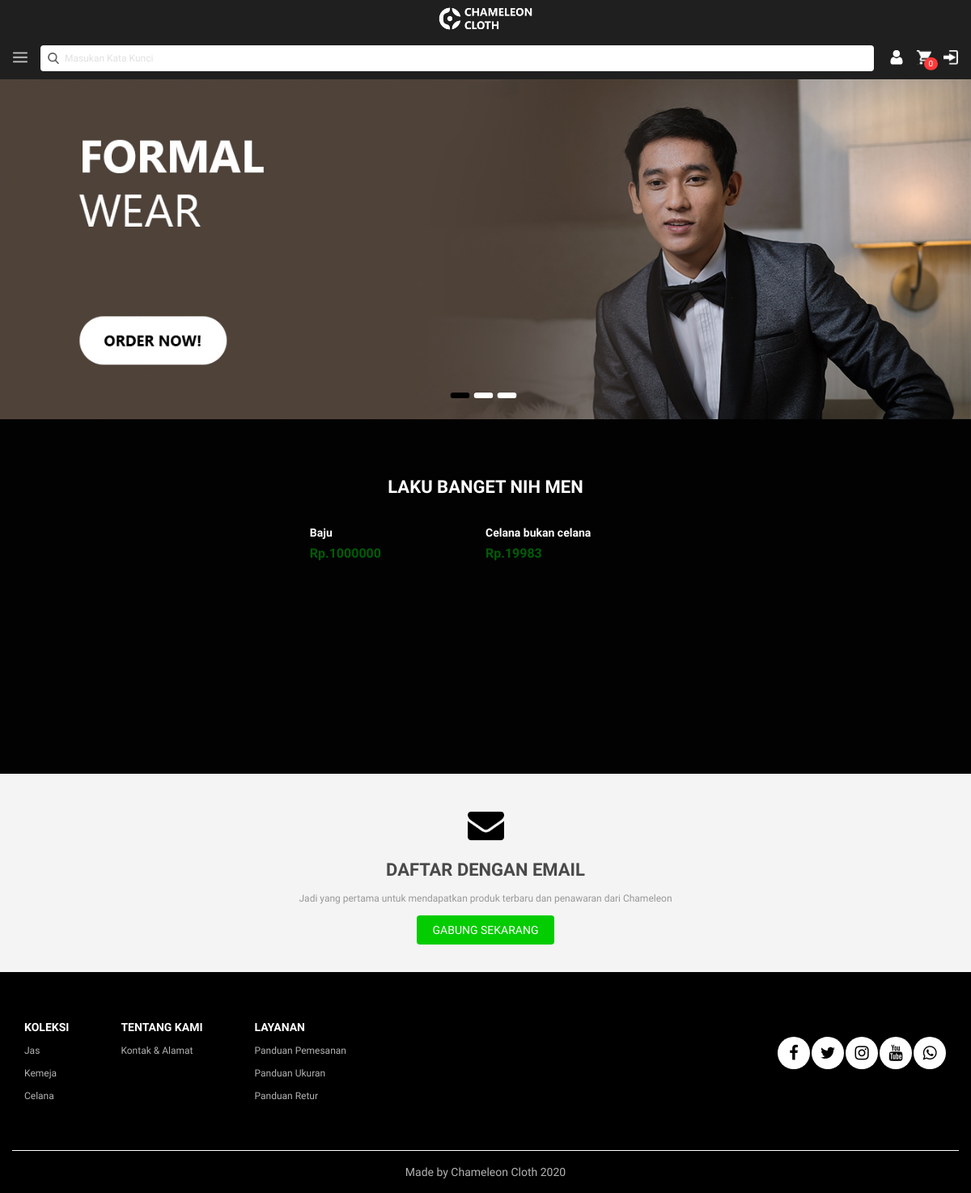
Page /user/home on the committed database.
### tables this page shows
CREATE TABLE `produk` (
  `id_produk` varchar(36) NOT NULL,
  `kode_produk` varchar(30) NOT NULL,
  `nama_produk` varchar(150) NOT NULL,
  `deskripsi_produk` text NOT NULL,
  `stok_produk` int(3) NOT NULL,
  `harga_produk` float NOT NULL,
  `id_kategori` varchar(36) NOT NULL,
  `warna_produk` varchar(30) NOT NULL,
  `size_produk` varchar(10) NOT NULL,
  `thumbnail_produk` text NOT NULL,
  `video_link` text NOT NULL,
  `created_at` datetime NOT NULL,
  `updated_at` datetime NOT NULL
);

### application/controllers/user/Home.php (called while the page is built, shortened)
<?php
class Home extends MY_Controller{
    public function __construct(){
        $this->load->model('Produk_model', 'produk');
        $this->load->model('Pengguna_model', 'user');
        $this->load->model('Kategori_model', 'kategori');
        $this->load->model('Cart_model', 'cart');
        $this->load->model('Alamat_model', 'alamat');
        $this->load->model('Detailcart_model', 'cart_item');
        $this->load->model('Transaksi_model', 'transaksi');
        $this->load->library('bcrypt');
        $this->load->library('form_validation');
    }
    public function index(){
        $thumbnail = array();
            $data['produk'] = $this->produk->order_by("kode_produk", "ASC");
            $data['produk'] = $this->produk->getJoin("kategori","kategori.id_kategori=produk.id_kategori","inner");
            $data['produk'] = $this->produk->getData()->result_array();
            foreach ($data['produk'] as $row) {
                $foto = explode(',', $row['thumbnail_produk']);
                $thumbnail[$row['id_produk']] = $foto[0];
            }
            $data['thumbnail'] = $thumbnail;
            if ($this->userIsLoggedIn()) {
                $data['id_cart'] = $this->cart->getWhere("id_pengguna",$this->session->userdata['user_data']['id']);
                $data['id_cart'] = $this->cart->getData()->row();
            }else{
                $data['id_cart'] = "";
                }
        $this->load->view('public/home',$data);
    }
}
?>

### index.php (called while the page is built, shortened)
<?php
require_once BASEPATH.'core/CodeIgniter.php';

### application/core/MY_Model.php (called while the page is built, shortened)
<?php
class MY_Model extends CI_Model{
    protected $table = "";
    function getData()
    {
        $query = $this->db->get($this->table);
        return $query;
    }
}

### application/views/public/home.php (the view, shortened to what this page needs)
<section id="content">
	<div class="homepage">
        <section class="banner">
            <div class="owl-carousel owl-theme">
                <a href="<?= base_url()?>promo">
                    <div class="banner-card">
                        <img src="<?= base_url()?>assets/images/bg_all/formal.jpeg">
                    </div>
                </a>
            </div>
        </section>
        <section class="hot-product">
            <h1>Laku Banget Nih Men</h1>
                <div class="container">
                    <?php foreach($produk as $p){?>
                    <div class="product-hotcard">
                        <a href="<?= base_url()?>detail?produk=<?= $p['id_produk']?>">
                                <h1><?= $p['nama_produk'];?></h1>
                                    <div class="price-after">Rp.<?= $p['harga_produk'];?></div>
                        </a>
                    </div>
                    <?php }?>
                </div>
        </section>
        <section class="signup" >
            <i class="svg-icon svg_icon__home_envelope"></i>
            <h1>Daftar Dengan Email</h1>
            <h2>Jadi yang pertama untuk mendapatkan produk terbaru dan penawaran dari Chameleon</h2>
            <a href="<?= base_url()?>login" class="home_button">
                    GABUNG SEKARANG
            </a>
        </section>
    </div>
</section>

### rows in the picture
produk: nama_produk "Baju", harga_produk "1000000"
produk: nama_produk "Celana bukan celana", harga_produk "19983"
